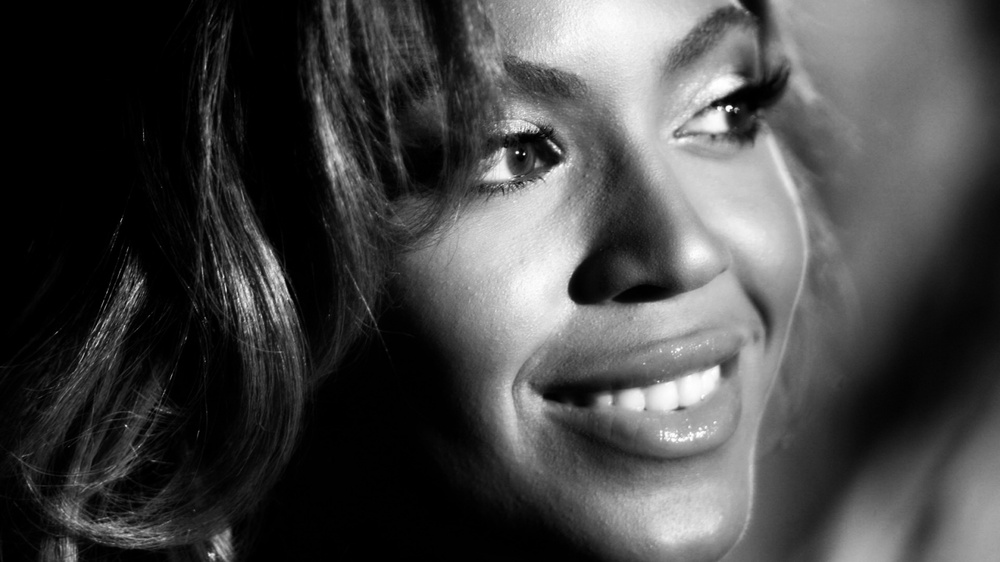
#> input picture example_data/beyonce.jpg, 1000 x 562 px, shrunk from 1600 x 900 before the run
$ python -i image_processing.py   (imports and definitions only)
#> lines starting #> are read from the running program, lines starting #| are printed output that depends on the picture
import cv2
import numpy as np
import typing


# [107 lines left out: functions lrgb_to_xyz, xyz_to_lab, cie76_distance_metric, cie94_distance_metric, xyz_euclidean_distance_metric, not called in this run]


def morphologically_open(binary_image: np.ndarray, kernel: np.ndarray) -> np.ndarray:
    return cv2.dilate(cv2.erode(binary_image, kernel), kernel)


def morphologically_close(binary_image: np.ndarray, kernel: np.ndarray) -> np.ndarray:
    return cv2.erode(cv2.dilate(binary_image, kernel), kernel)


def postprocess_segmentation_images(binary_image: np.ndarray) -> np.ndarray:
    kernel = np.ones((5, 5), np.uint8)
    binary_image = morphologically_open(binary_image, kernel)
    binary_image = morphologically_close(binary_image, kernel)
    return binary_image


# [9 lines left out: function compute_segmentation, not called in this run]

>>> import cv2
>>> picture = cv2.imread('example_data/beyonce.jpg', cv2.IMREAD_GRAYSCALE)
#> picture is the input picture: shape (562, 1000); min 0, max 255, mean 69.8
>>> result = postprocess_segmentation_images(picture)
#> in morphologically_open, `return cv2.dilate(cv2.erode(binary_image, kernel), kernel)`:
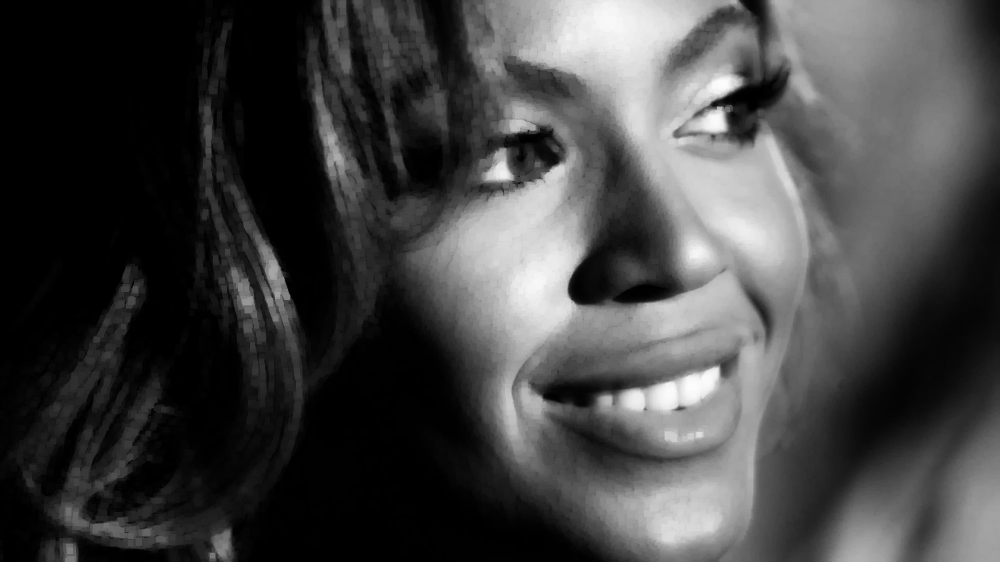
#> returned value: shape (562, 1000); min 0, max 252, mean 66.6
